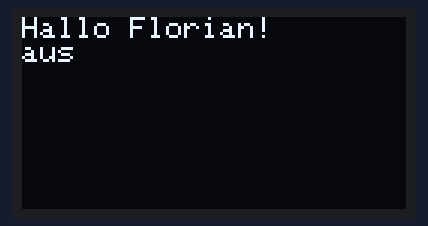
The sketch below on a simulated Arduino Uno, built with avr-gcc and run on an emulated ATmega328P. Shown: 128×64 one-colour display. What the sketch prints to the serial monitor is not drawn.

Above: at 0.1 s.
At 1.2 s:
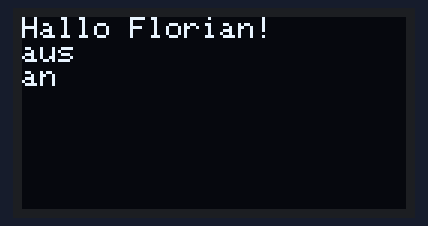
At 2.2 s:
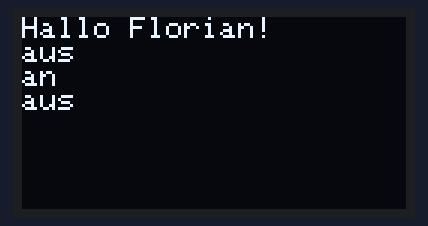
At 3.2 s:
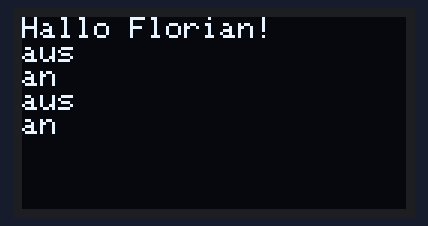
At 4.2 s:
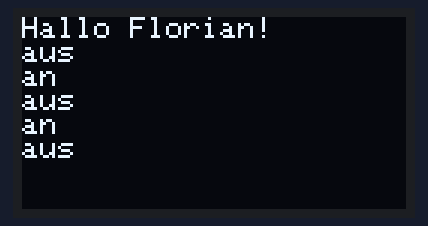
At 6.3 s:
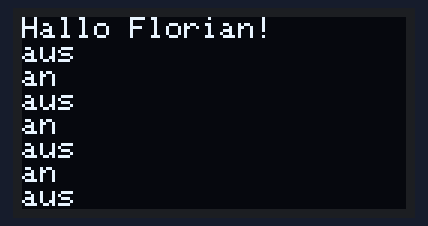

Measured:
- what the display in image 0 shows lasts 1.0 s, from 0.1 s to 1.1 s

The sketch:

nano_screen.ino
```cpp
#include <Wire.h>
#include <Adafruit_GFX.h>
#include <Adafruit_SSD1306.h>

#define SCREEN_WIDTH 128
#define SCREEN_HEIGHT 64
#define OLED_RESET    -1
Adafruit_SSD1306 display(SCREEN_WIDTH, SCREEN_HEIGHT, &Wire, OLED_RESET);

void setup() {
  Serial.begin(9600);

  if (!display.begin(SSD1306_SWITCHCAPVCC, 0x3C)) {
    Serial.println(F("Display nicht gefunden"));
    for (;;);
  }

  display.clearDisplay();
  display.setTextSize(1);
  display.setTextColor(SSD1306_WHITE);
  display.setCursor(0, 0);
  display.println("Hallo Florian!");
  display.display();
}

void loop() {
  digitalWrite(LED_BUILTIN, LOW);  // LED aus
Serial.println("aus");
   display.println("aus");
   display.display();
   delay(1000);
   digitalWrite(LED_BUILTIN, HIGH);  // LED aus
   display.println("an");
   display.display();
   Serial.println("an");
   delay(1000);
}
```
